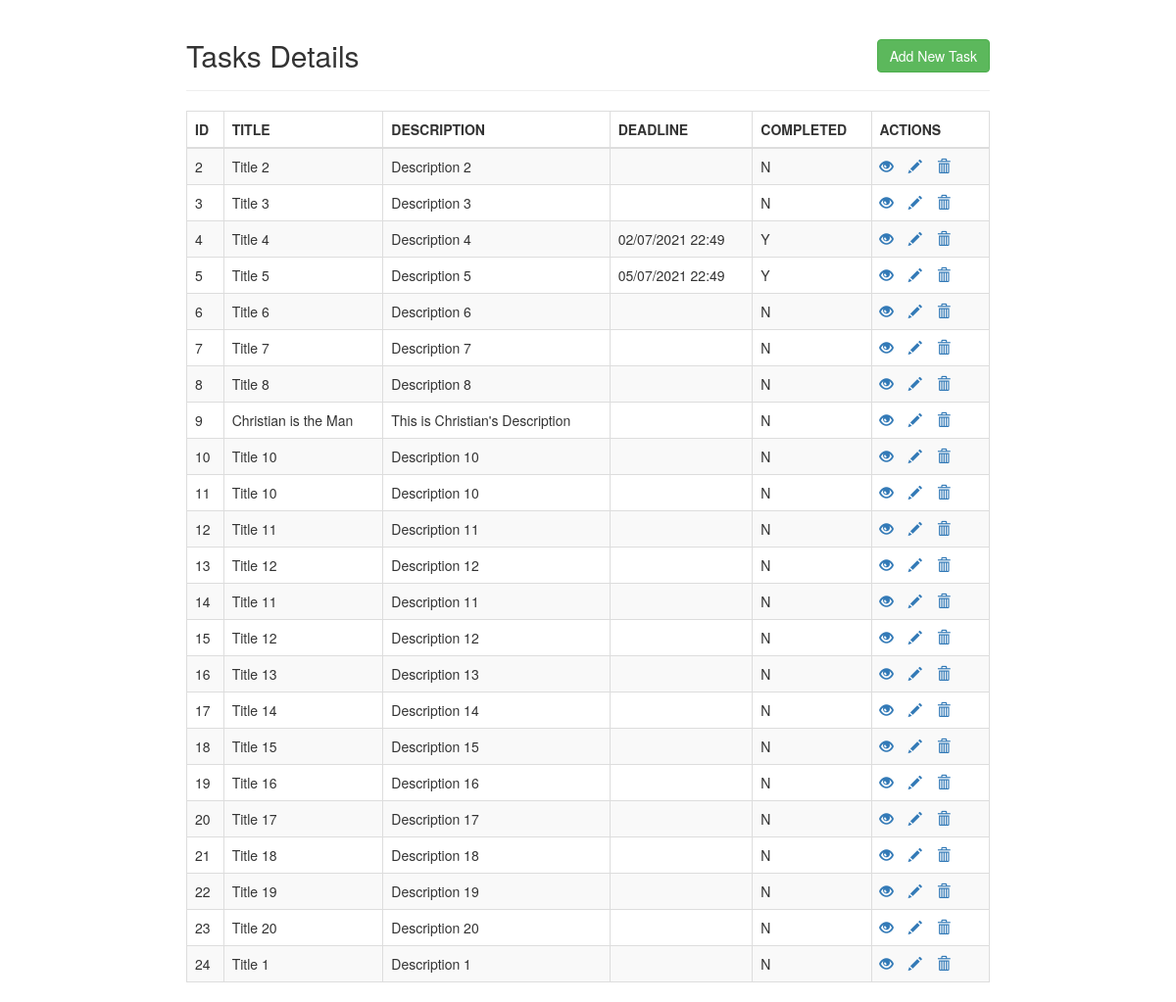
The page / on the database its author committed.
### tables this page shows
CREATE TABLE IF NOT EXISTS `tbltasks` (
  `id` bigint(20) NOT NULL AUTO_INCREMENT COMMENT 'Task ID - Prim Key',
  `title` varchar(255) NOT NULL COMMENT 'Tasks Title',
  `description` mediumtext COMMENT 'Tasks Description',
  `deadline` datetime DEFAULT NULL COMMENT 'Tasks Deadline',
  `completed` enum('Y','N') NOT NULL DEFAULT 'N' COMMENT 'Task Completion Status',
  PRIMARY KEY (`id`)
);

### index.php (the view, shortened to what this page needs)
<!DOCTYPE html>
<html lang="en">
<head>
    <link rel="stylesheet" href="https://maxcdn.bootstrapcdn.com/bootstrap/3.3.7/css/bootstrap.css">
</head>
<body>
    <div class="wrapper">
        <div class="container-fluid">
            <div class="row">
                <div class="col-md-12">
                    <div class="page-header clearfix">
                        <h2 class="pull-left">Tasks Details</h2>
                        <a href="create.php" class="btn btn-success pull-right">Add New Task</a>
                    </div>
                    <?php
                    try {
                        $readDB = DB::connectReadDB();
                    }
                    catch(PDOException $ex) {
                        error_log("Connection Error: ".$ex, 0);
                        echo "Unable to connect DB  ";
                        exit;
                      }
                    $query = $readDB->prepare('SELECT id, title, description, DATE_FORMAT(deadline, "%d/%m/%Y %H:%i") as deadline, completed from tbltasks ORDER by id');
                    $query->bindParam(':taskid', $taskid, PDO::PARAM_INT);
                    $query->execute();
                        echo "<table class='table table-bordered table-striped'>";
                        echo "<thead>";
                        echo "<tr>";
                            echo "<th>ID</th>";
                            echo "<th>TITLE</th>";
                            echo "<th>DESCRIPTION</th>";
                            echo "<th>DEADLINE</th>";
                            echo "<th>COMPLETED</th>";
                            echo "<th>ACTIONS</th>";
                        echo "</tr>";
                        echo "</thead>";
                        echo "<tbody>";
                        while($row = $query->fetch(PDO::FETCH_ASSOC)) {
                        echo "<tr>";
                        echo "<td>" . $row['id'] . "</td>";
                        echo "<td>" . $row['title'] . "</td>";
                        echo "<td>" . $row['description'] . "</td>";
                        echo "<td>" . $row['deadline'] . "</td>";
                        echo "<td>" . $row['completed'] . "</td>";
                        echo "<td>";
                        echo "<a href='read.php?id=". $row['id'] ."' title='View Task' data-toggle='tooltip'><span class='glyphicon glyphicon-eye-open'></span></a>";
                        echo "<a href='update.php?id=". $row['id'] ."' title='Update Task' data-toggle='tooltip'><span class='glyphicon glyphicon-pencil'></span></a>";
                        echo "<a href='delete.php?id=". $row['id'] ."' title='Delete Task' data-toggle='tooltip'><span class='glyphicon glyphicon-trash'></span></a>";
                        echo "</td>";
                      }
                        echo "</tbody>";
                        echo "</table>";
                    ?>
                </div>
            </div>
        </div>
    </div>
</body>
</html>

### index.php (style rules this page uses)
.wrapper { width: 850px; margin: 0 auto; }
.page-header h2 { margin-top: 0; }
table tr td:last-child a { margin-right: 15px; }

### rows shown on the page
tbltasks: id "2", title "Title 2", description "Description 2", completed "N"
tbltasks: id "3", title "Title 3", description "Description 3", completed "N"
tbltasks: id "4", title "Title 4", description "Description 4", deadline "02/07/2021 22:49", completed "Y"
tbltasks: id "5", title "Title 5", description "Description 5", deadline "05/07/2021 22:49", completed "Y"
tbltasks: id "6", title "Title 6", description "Description 6", completed "N"
tbltasks: id "7", title "Title 7", description "Description 7", completed "N"
tbltasks: id "8", title "Title 8", description "Description 8", completed "N"
tbltasks: id "9", title "Christian is the Man", description "This is Christian's Description", completed "N"
tbltasks: id "10", title "Title 10", description "Description 10", completed "N"
tbltasks: id "11", title "Title 10", description "Description 10", completed "N"
tbltasks: id "12", title "Title 11", description "Description 11", completed "N"
tbltasks: id "13", title "Title 12", description "Description 12", completed "N"
tbltasks: id "14", title "Title 11", description "Description 11", completed "N"
tbltasks: id "15", title "Title 12", description "Description 12", completed "N"
tbltasks: id "16", title "Title 13", description "Description 13", completed "N"
tbltasks: id "17", title "Title 14", description "Description 14", completed "N"
tbltasks: id "18", title "Title 15", description "Description 15", completed "N"
tbltasks: id "19", title "Title 16", description "Description 16", completed "N"
tbltasks: id "20", title "Title 17", description "Description 17", completed "N"
tbltasks: id "21", title "Title 18", description "Description 18", completed "N"
tbltasks: id "22", title "Title 19", description "Description 19", completed "N"
tbltasks: id "23", title "Title 20", description "Description 20", completed "N"
tbltasks: id "24", title "Title 1", description "Description 1", completed "N"
